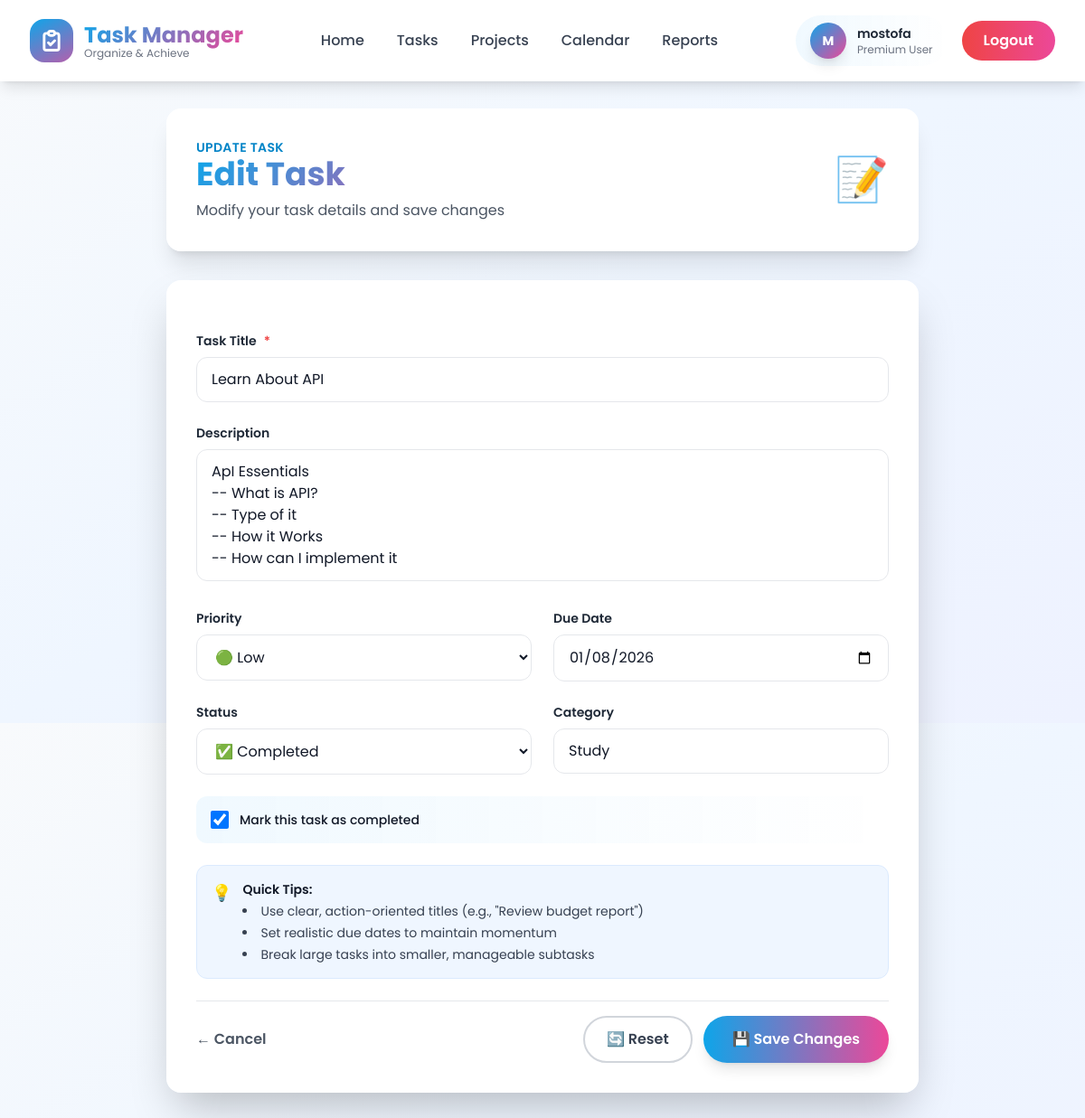
/task/6/edit/ (signed in), run on the app's committed database.
### tasks/models.py (models this page shows, shortened)
class Task(models.Model):
    user = models.ForeignKey('auth.User', on_delete=models.CASCADE)
    title = models.CharField(max_length=200)
    description = models.TextField()
    priority = models.CharField(max_length=50)
    due_date = models.DateField()
    status = models.CharField(max_length=50)
    category = models.CharField(max_length=100)
    is_completed = models.BooleanField(default=False)
    created_at = models.DateTimeField(auto_now_add=True)
    updated_at = models.DateTimeField(auto_now=True)

### tasks/views.py (the view, shortened to what this page needs)
# urls.py: path('<int:pk>/edit/', views.edit_task, name='edit'),
@login_required(login_url='user:user-login')
def edit_task(request, pk):
    task = get_object_or_404(Task, pk=pk, user=request.user)
    return render(request, 'tasks/create_task.html', {'task': task, 'is_edit': True})

### templates/tasks/create_task.html (shortened to what this page needs)
{% extends 'base/base.html' %}
{% load static %}
{% block content %}
<div class="max-w-4xl mx-auto px-4 sm:px-6 lg:px-8 py-10">
    <div class="glass rounded-2xl shadow-xl p-8 mb-8 animate-slide-up">
        <div class="flex flex-col sm:flex-row sm:items-center sm:justify-between gap-4">
            <div>
                <p class="text-sm font-semibold text-primary-600 uppercase tracking-wide">{% if is_edit %}Update Task{% else %}New Task{% endif %}</p>
                <h1 class="text-3xl sm:text-4xl font-bold gradient-text">{% if is_edit %}Edit Task{% else %}Create a Task{% endif %}</h1>
                <p class="text-gray-600 mt-2">{% if is_edit %}Modify your task details and save changes{% else %}Add a new task to stay organized and productive{% endif %}</p>
            </div>
            <div class="text-5xl animate-float">📝</div>
        </div>
    </div>
    <div class="glass rounded-2xl shadow-2xl p-8 animate-slide-up">
        <form method="post" class="space-y-6">
            <div class="space-y-2">
                <label for="title" class="text-sm font-semibold text-gray-800 flex items-center gap-2">
                    Task Title <span class="text-red-500">*</span>
                </label>
                <input type="text" name="title" id="title" required value="{% if task %}{{ task.title }}{% endif %}"
                    class="w-full rounded-xl border border-gray-200 bg-white px-4 py-3 text-gray-900 focus:ring-2 focus:ring-primary-500 focus:border-primary-500 transition placeholder-gray-400"
                    placeholder="e.g., Complete project documentation">
            </div>
            <div class="space-y-2">
                <label for="description" class="text-sm font-semibold text-gray-800 flex items-center gap-2">
                    Description
                </label>
                <textarea name="description" id="description" rows="5"
                    class="w-full rounded-xl border border-gray-200 bg-white px-4 py-3 text-gray-900 focus:ring-2 focus:ring-primary-500 focus:border-primary-500 transition placeholder-gray-400 resize-none"
                    placeholder="Add details about your task...">{% if task %}{{ task.description }}{% endif %}</textarea>
            </div>
            <div class="grid grid-cols-1 md:grid-cols-2 gap-6">
                <div class="space-y-2">
                    <label for="priority" class="text-sm font-semibold text-gray-800 flex items-center gap-2">
                        Priority
                    </label>
                    <select name="priority" id="priority"
                        class="w-full rounded-xl border border-gray-200 bg-white px-4 py-3 text-gray-900 focus:ring-2 focus:ring-primary-500 focus:border-primary-500 transition">
                        <option value="low" {% if task and task.priority == 'low' %}selected{% endif %}>🟢 Low</option>
                    </select>
                </div>
                <div class="space-y-2">
                    <label for="due_date" class="text-sm font-semibold text-gray-800 flex items-center gap-2">
                        Due Date
                    </label>
                    <input type="date" name="due_date" id="due_date" value="{% if task and task.due_date %}{{ task.due_date|date:'Y-m-d' }}{% endif %}"
                        class="w-full rounded-xl border border-gray-200 bg-white px-4 py-3 text-gray-900 focus:ring-2 focus:ring-primary-500 focus:border-primary-500 transition">
                </div>
            </div>
            <div class="grid grid-cols-1 md:grid-cols-2 gap-6">
                <div class="space-y-2">
                    <label for="status" class="text-sm font-semibold text-gray-800 flex items-center gap-2">
                        Status
                    </label>
                    <select name="status" id="status"
                        class="w-full rounded-xl border border-gray-200 bg-white px-4 py-3 text-gray-900 focus:ring-2 focus:ring-primary-500 focus:border-primary-500 transition">
                        <option value="completed" {% if task and task.status == 'completed' %}selected{% endif %}>✅ Completed</option>
                    </select>
                </div>
                <div class="space-y-2">
                    <label for="category" class="text-sm font-semibold text-gray-800 flex items-center gap-2">
                        Category
                    </label>
                    <input type="text" name="category" id="category" value="{% if task %}{{ task.category }}{% endif %}"
                        class="w-full rounded-xl border border-gray-200 bg-white px-4 py-3 text-gray-900 focus:ring-2 focus:ring-primary-500 focus:border-primary-500 transition placeholder-gray-400"
                        placeholder="e.g., Work, Personal, Study">
                </div>
            </div>
            <div class="flex items-center gap-3 p-4 bg-gradient-to-r from-primary-50 to-accent-50 rounded-xl">
                <input type="checkbox" name="is_completed" id="completed" {% if task and task.is_completed %}checked{% endif %}
                    class="w-5 h-5 rounded border-gray-300 text-primary-600 focus:ring-primary-500 cursor-pointer">
                <label for="completed" class="text-sm font-medium text-gray-900 cursor-pointer select-none">
                    Mark this task as completed
                </label>
            </div>
            <div class="glass rounded-xl border border-blue-100 bg-blue-50 px-4 py-4 text-sm text-gray-700">
                <div class="flex items-start gap-3">
                    <span class="text-lg">💡</span>
                    <div class="space-y-1">
                        <p class="font-semibold text-gray-900">Quick Tips:</p>
                        <ul class="list-disc list-inside space-y-1 text-gray-700">
                            <li>Use clear, action-oriented titles (e.g., "Review budget report")</li>
                            <li>Set realistic due dates to maintain momentum</li>
                            <li>Break large tasks into smaller, manageable subtasks</li>
                        </ul>
                    </div>
                </div>
            </div>
            <div class="flex flex-col sm:flex-row sm:items-center sm:justify-between gap-4 pt-4 border-t border-gray-200">
                <a href="{% url 'tasks:user_tasks' %}" class="inline-flex items-center gap-2 text-gray-600 hover:text-primary-600 font-semibold transition-colors">
                    ← Cancel
                </a>
                <div class="flex gap-3">
                    <button type="reset" class="px-6 py-3 rounded-full border-2 border-gray-300 text-gray-700 font-semibold hover:border-gray-400 hover:bg-gray-50 transition-all">
                        🔄 Reset
                    </button>
                    <button type="submit" class="inline-flex items-center justify-center gap-2 px-8 py-3 rounded-full bg-gradient-to-r from-primary-500 to-accent-500 text-white font-semibold shadow-lg hover:scale-105 hover:shadow-xl transition-all">
                        {% if is_edit %}💾 Save Changes{% else %}➕ Create Task{% endif %}
                    </button>
                </div>
            </div>
        </form>
    </div>
</div>
{% endblock %}

### templates/base/base.html (shortened to what this page needs)
{% load static %}
<!DOCTYPE html>
<html lang="en" class="scroll-smooth">
<head>
    <script src="https://cdn.tailwindcss.com"></script>
</head>
<body class="bg-gradient-to-br from-slate-50 via-blue-50 to-indigo-50 min-h-screen">
    <header class="fixed w-full top-0 z-50 glass shadow-lg animate-slide-down">
        <div class="max-w-7xl mx-auto px-4 sm:px-6 lg:px-8">
            <div class="flex justify-between items-center py-4">
                <a href="{% url 'home' %}" class="flex items-center space-x-3 group">
                    <div class="relative w-12 h-12">
                        <div
                            class="absolute inset-0 bg-gradient-to-br from-primary-500 to-accent-500 rounded-2xl animate-gradient bg-200% group-hover:scale-110 transition-transform duration-300">
                        </div>
                        <div class="absolute inset-0 flex items-center justify-center">
                            <svg class="w-7 h-7 text-white" fill="none" stroke="currentColor" viewBox="0 0 24 24">
                                <path stroke-linecap="round" stroke-linejoin="round" stroke-width="2.5"
                                    d="M9 5H7a2 2 0 00-2 2v12a2 2 0 002 2h10a2 2 0 002-2V7a2 2 0 00-2-2h-2M9 5a2 2 0 002 2h2a2 2 0 002-2M9 5a2 2 0 012-2h2a2 2 0 012 2m-6 9l2 2 4-4" />
                            </svg>
                        </div>
                    </div>
                    <div>
                        <h1 class="text-2xl font-bold gradient-text">Task Manager</h1>
                        <p class="text-xs text-gray-500 -mt-1">Organize & Achieve</p>
                    </div>
                </a>
                <nav class="hidden lg:flex items-center space-x-1">
                    <a href="{% url 'home' %}"
                        class="px-4 py-2 text-gray-700 hover:text-primary-600 font-medium rounded-lg hover:bg-primary-50 transition-all duration-300">
                        Home
                    </a>
                    <a href="{% url 'tasks:user_tasks' %}"
                        class="px-4 py-2 text-gray-700 hover:text-primary-600 font-medium rounded-lg hover:bg-primary-50 transition-all duration-300">
                        Tasks
                    </a>
                    <a href="#"
                        class="px-4 py-2 text-gray-700 hover:text-primary-600 font-medium rounded-lg hover:bg-primary-50 transition-all duration-300">
                        Projects
                    </a>
                    <a href="{% url 'tasks:calendar' %}"
                        class="px-4 py-2 text-gray-700 hover:text-primary-600 font-medium rounded-lg hover:bg-primary-50 transition-all duration-300">
                        Calendar
                    </a>
                    <a href="#"
                        class="px-4 py-2 text-gray-700 hover:text-primary-600 font-medium rounded-lg hover:bg-primary-50 transition-all duration-300">
                        Reports
                    </a>
                </nav>
                <div class="hidden lg:flex items-center space-x-3">
                    {% if user.is_authenticated %}
                    <div class="flex items-center space-x-4">
                        <a href="{% url 'user:user-profile' %}"
                            class="flex items-center space-x-3 px-4 py-2 bg-gradient-to-r from-primary-50 to-accent-50 rounded-full hover:shadow-lg transition-all">
                            <div
                                class="w-10 h-10 bg-gradient-to-br from-primary-500 to-accent-500 rounded-full flex items-center justify-center shadow-lg">
                                <span class="text-white font-bold text-sm">{{ user.username|slice:":1"|upper }}</span>
                            </div>
                            <div>
                                <p class="text-sm font-semibold text-gray-800">{{ user.username }}</p>
                                <p class="text-xs text-gray-500">Premium User</p>
                            </div>
                        </a>
                        <a href="{% url 'user:user-logout' %}"
                            class="px-6 py-2.5 bg-gradient-to-r from-red-500 to-pink-500 text-white font-semibold rounded-full hover:shadow-xl hover:scale-105 transition-all duration-300">
                            Logout
                        </a>
                    </div>
                    {% endif %}
                </div>
            </div>
        </div>
    </header>
    <div class="h-20"></div>
    <main class="min-h-screen">
        {% block content %}{% endblock %}
    </main>
</body>
</html>

### templates/base/base.html (style rules this page uses)
* { font-family: 'Poppins', sans-serif; }
.glass { background: rgba(255, 255, 255, 0.95); backdrop-filter: blur(20px); border: 1px solid rgba(255, 255, 255, 0.3); }
.gradient-text { background: linear-gradient(135deg, #0ea5e9 0%, #ec4899 100%); -webkit-background-clip: text; -webkit-text-fill-color: transparent; background-clip: text; }

### data on the page
Task: title "Learn About API", description "ApI Essentials -- What is API? -- Type of it -- How it Works -- How can I implement it", priority "🟢 Low", due_date "01/08/2026", status "✅ Completed", category "Study", is_completed "☑"

### other printed values
{{ user.username|slice:":1"|upper }} "M"
{{ user.username }} "mostofa"
